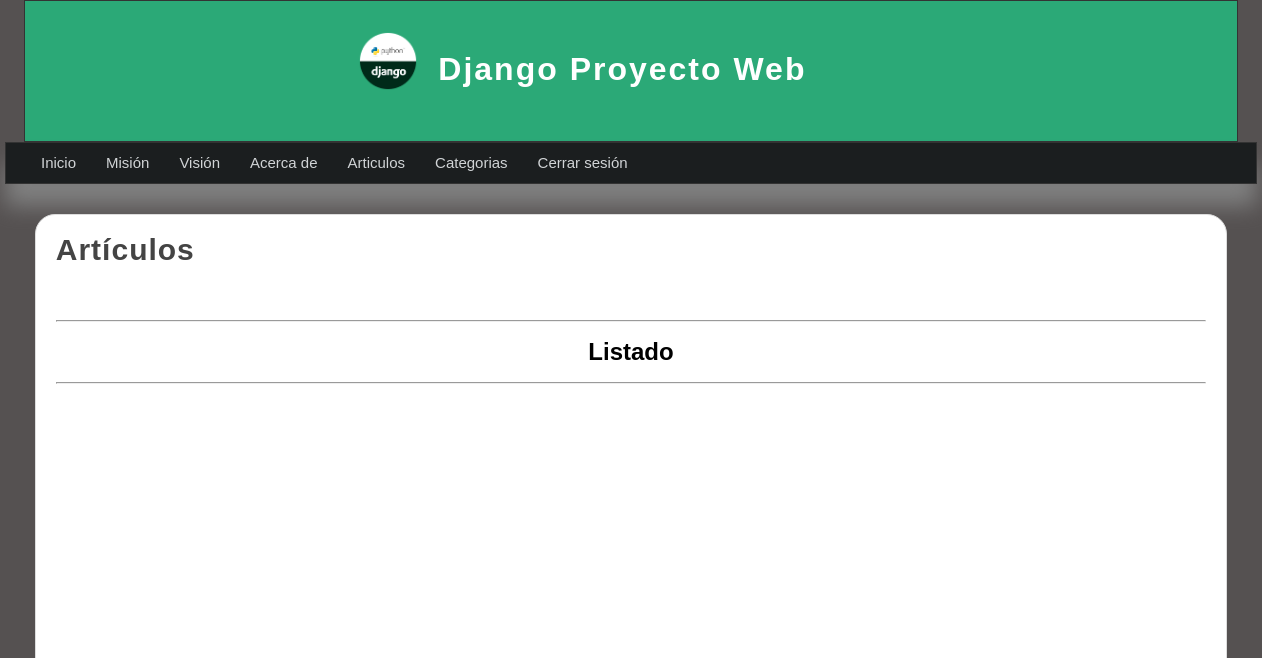
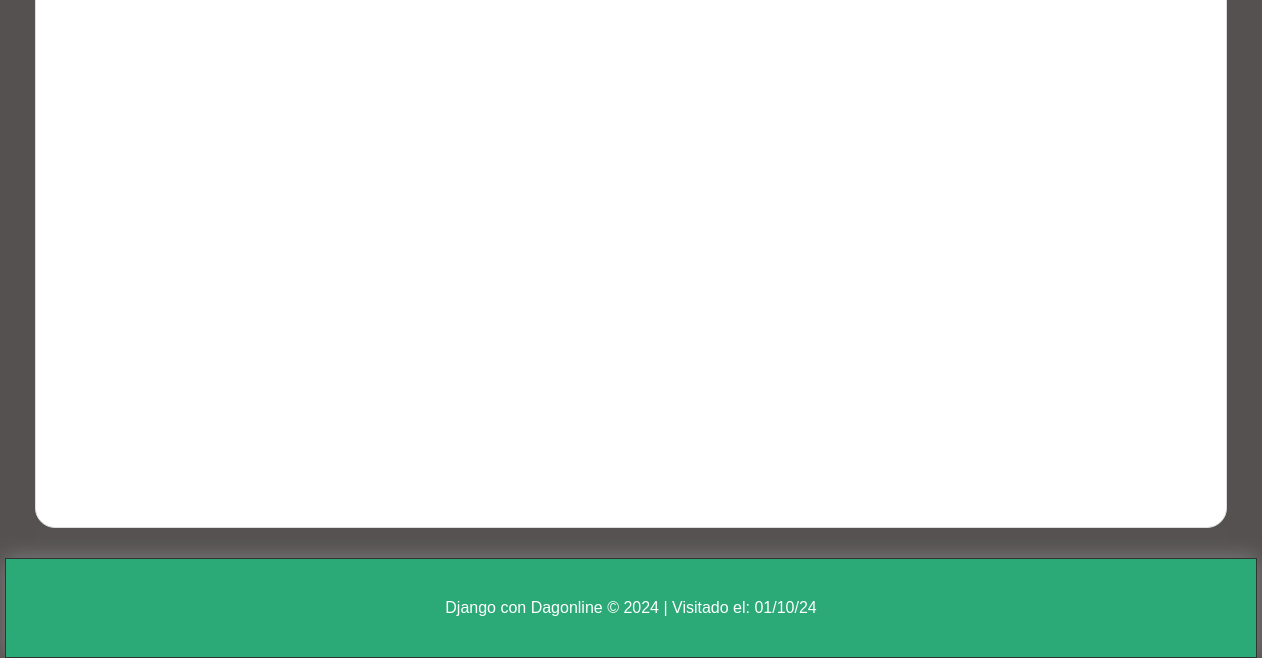
/app/art/articulos/ (signed in), run on an earlier commit of the app's database (2 pictures, top to bottom).
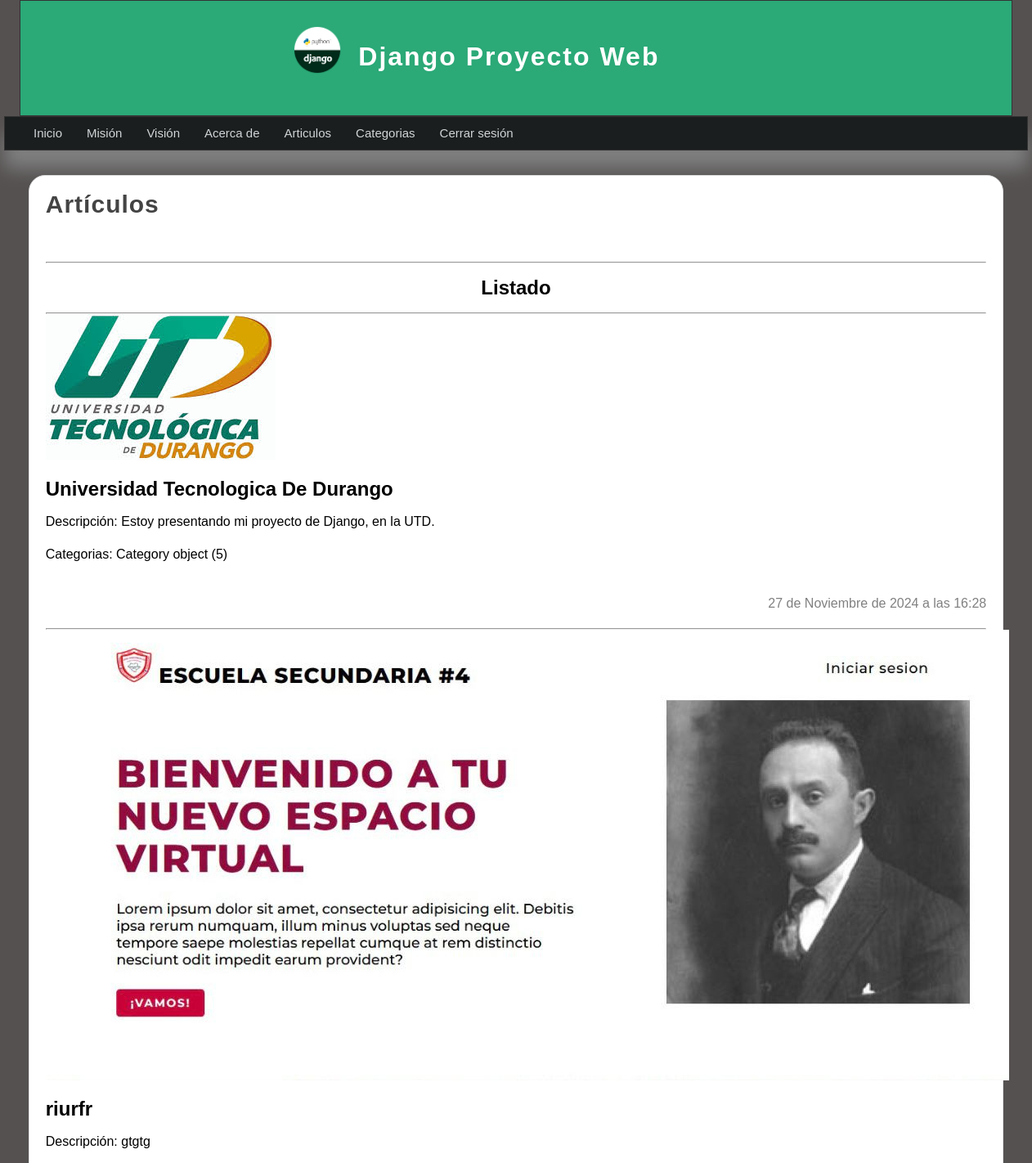
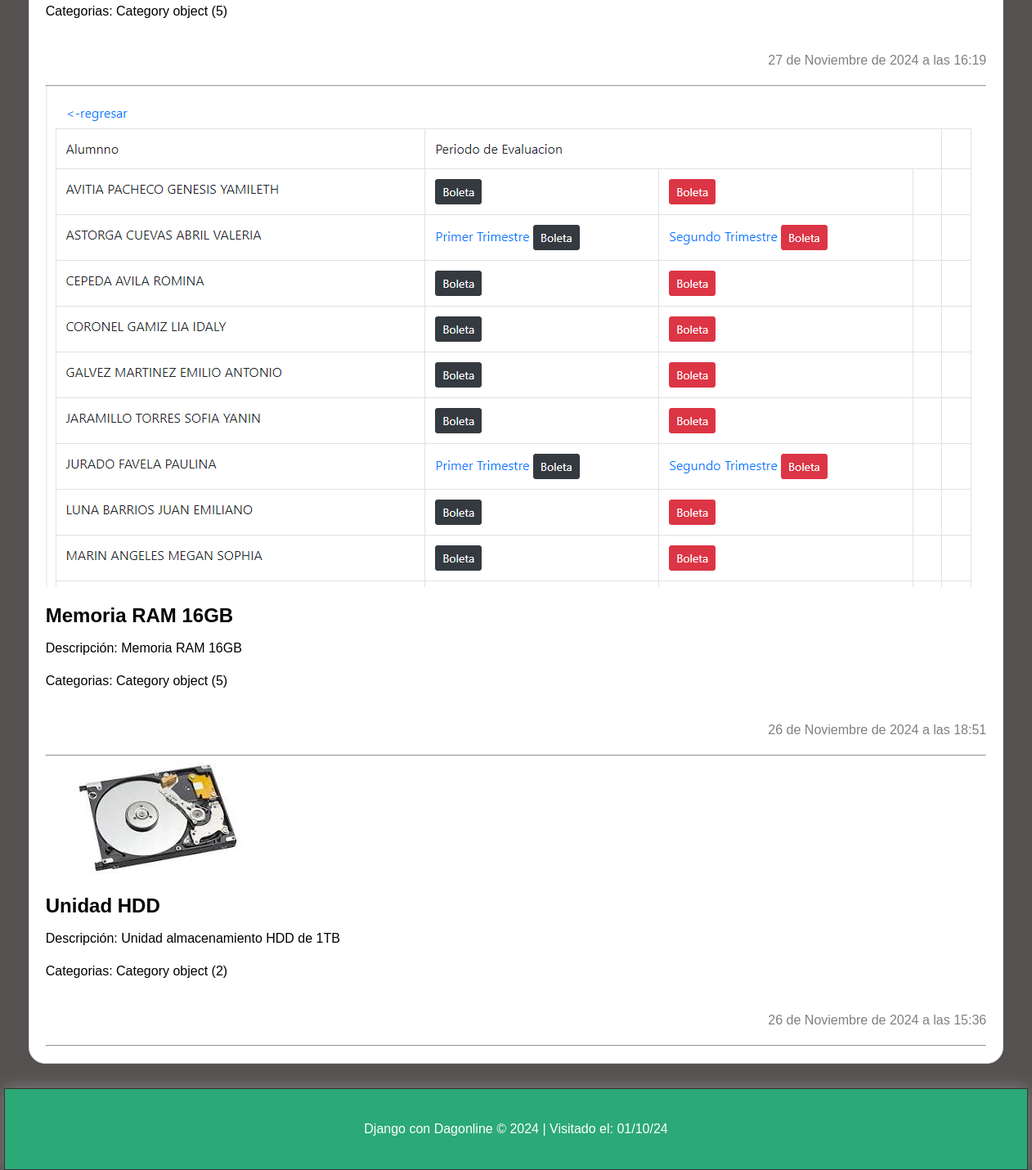
And on a later commit of the database (2 pictures, top to bottom).
### articulos/models.py (models this page shows, shortened)
class Article(models.Model):
    title=models.CharField(max_length=150,verbose_name='Titulo')
    content=models.TextField(verbose_name='Contenido')
    image=models.ImageField(default='null',verbose_name='Imagen',upload_to="articles")
    public=models.BooleanField(verbose_name="¿Visible?")
    user=models.ForeignKey(User,editable=False,verbose_name='Usuario',on_delete=models.CASCADE)
    categories=models.ManyToManyField(Category,verbose_name='Categorias',blank=True)
    created_at=models.DateTimeField(auto_now_add=True,verbose_name="Creado el ")
    updated_at=models.DateTimeField(auto_now=True,verbose_name="Actualizado el ")
    class Meta:
        verbose_name="Articulo"
        verbose_name_plural="Articulos"
        ordering=['-created_at']

class Category(models.Model):
    name=models.CharField(max_length=100,verbose_name='Nombre')
    description=models.CharField(max_length=255,verbose_name='Descripcion')
    created_at=models.DateTimeField(auto_now_add=True,verbose_name='Creado el')
    updated_at=models.DateTimeField(auto_now=True,verbose_name="Actualizado el ")
    class Meta:
        verbose_name="Categoria"
        verbose_name_plural="Categorias"

### articulos/views.py (the view)
# urls.py: path('articulos/', lista_art, name='articulos'),
@login_required(login_url='index')
def lista_art(request):
    articulos = Article.objects.all()
    return render(request, 'articulos/listado_art.html', {
        'title': 'Artículos',
        'content': 'Listado de artículos',
        'article': articulos
    })

### articulos/templates/articulos/listado_art.html (shortened to what this page needs)
{% extends "layouts/layouts.html" %}
{% block content %}
    <h1 class="title">{{title}}</h1>
    <hr>
    <h1 align="center">Listado</h1> <hr>
    {% for i in article %}
        <article class="article-item">
            {% if i.image != 'null' and i.image.url|length >= 1 %}
                <div>
                    <img src="{{i.image.url}}" />
                </div>
            {% endif %}
            <div class="data">
                <h2>{{i.title}}</h2>
                <p>Descripción: {{i.content}}</p>
                <p>Categorias:
                {% for category in i.categories.all %}
                    {{category}}
                {% endfor %}
                </p>
                <span class="date">
                    <br/>
                    {{i.created_at}}
                </span>
                <hr>
            </div>
        </article>
    {% endfor %}
{% endblock %}

### mainapp/templates/layouts/layouts.html (shortened to what this page needs)
{% load static %}
<!DOCTYPE html>
<html lang="es">
<head>
    <link rel="stylesheet" href="{% static "css/estilos.css" %}" type="text/css">
</head>
<body>
    <header>
        <div id="logotipo">
            <img src="{% static "img/logo.png" %}" alt="Imagen Django" title="Django">
            <h1>Django Proyecto Web</h1>
        </div>
    </header>
    <nav>
        <ul>
            <li><a href="{% url 'index' %}" >Inicio</a></li>
            {% if user.email %}
                <li><a href="{% url 'mision' %}">Misión</a></li>
                <li><a href="{% url 'vision' %}">Visión</a></li>
                <li><a href="{% url 'about' %}">Acerca de</a></li>
                <li><a href="{% url 'articulos' %}">Articulos</a></li>
                <li><a href="{% url 'categorias' %}">Categorias</a></li>
                <li><a href="{% url 'logout' %}">Cerrar sesión</a></li>
            {% else %}
                <li><a href="{% url 'registro' %}">Registro</a></li>
                <li><a href="{% url 'login' %}">Inicio de sesión</a></li>
            {% endif %}
        </ul>
    </nav>
    <section id="content">
        <div class="box">
            {% block content %}{% endblock content %}
        </div>
    </section>
    <footer>
        <p>Django con Dagonline &copy; 2024 | Visitado el: 01/10/24</p>
    </footer>
</body>
</html>

### mainapp/static/css/estilos.css (style rules this page uses)
* { margin: 0px; padding: 0px; font-family: sans-serif; text-decoration: none; }
p,h1,h2 { margin-top: 20px; margin-bottom: 20px; }
ul,ol { margin-left: 20px; }
body { background-color: #555151; }
header { width: 1212px; height: 140px; background-color: #2ba977; border: 1px solid #333; margin: 0px auto; }
#logotipo { width: 45%; height: 130px; margin: 0 auto; padding-top: 10px; }
#logotipo img { display: block; width: 60px; float: left; margin-top: 20px; }
#logotipo h1 { display: block; float: left; letter-spacing: 2px; margin-top: 40px; margin-left: 20px; font-weight: bolder; color: white; }
nav { width: 1250px; height: 40px; background-color: #1b1e1f; border: 1px solid #333333; margin:0 auto; box-shadow: 0px 22px 22px gray; font-size: 15px; }
nav > ul { text-decoration: none; list-style: none; }
nav > ul > li { line-height: 40px; float: left; }
nav > ul > li > a { color:#d1d4d6; display: block; padding-left: 15px; padding-right: 15px; }
.title { color:#444; letter-spacing: 1px; font-size: 30px; margin-bottom: 10px; margin-top: 5px; }
.date { display: block; margin-top: 20px; margin-bottom: 20px; color: gray;; text-align: right; }
#content { width: 1211px; min-height:930px ; margin: 0 auto; margin-top: 30px; margin-bottom: 30px; text-align: justify; line-height: 20px; }
.box { background-color: white; width: 95%; min-height: 930px; padding: 20px; border: 1px solid #ddd; border-radius: 20px; margin: 0 auto; }
.title { color: #444; letter-spacing: 1px; font-size: 30px; padding-bottom: 50px; margin-bottom: 10px; margin-top: 5px; }
footer { width: 1250px; background-color: #2ba977; border: 1px solid #333; color: white; text-align: center; padding-top: 20px; padding-bottom: 20px; box-shadow: 0px 0px 20px gray; margin: 0 auto; }

What changed in the data, as far as the page shows it:
added Article: image (picture), title "Universidad Tecnologica De Durango", content "Estoy presentando mi proyecto de Django, en la UTD.", created_at "27 de Noviembre de 2024 a las 16:28"
added Category: id "Category object (5)"
added Article: image (picture), title "riurfr", content "gtgtg", created_at "27 de Noviembre de 2024 a las 16:19"
added Article: image (picture), title "Memoria RAM 16GB", content "Memoria RAM 16GB", created_at "26 de Noviembre de 2024 a las 18:51"
added Article: image (picture), title "Unidad HDD", content "Unidad almacenamiento HDD de 1TB", created_at "26 de Noviembre de 2024 a las 15:36"
added Category: id "Category object (2)", shown under "Unidad HDD"
